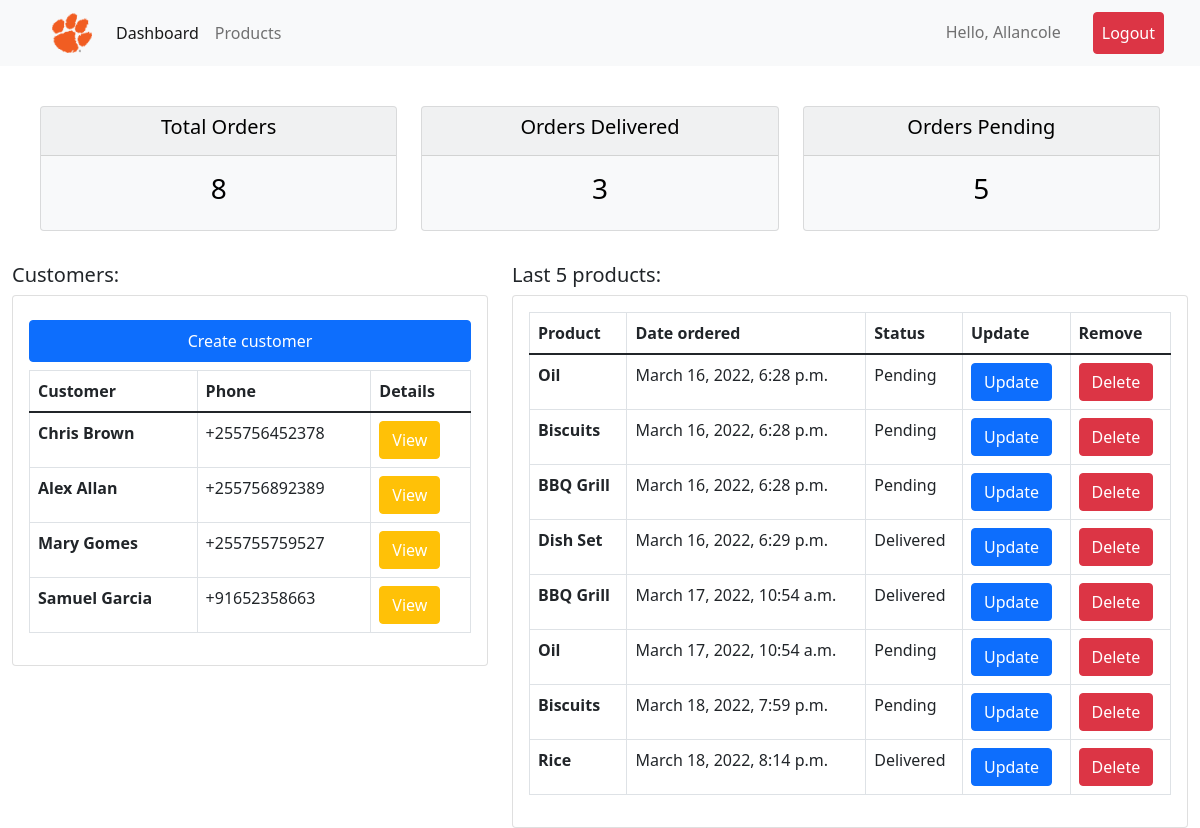
The app's page / (signed in) with its own data.
### accounts/models.py (models this page shows, shortened)
class Customer(models.Model):
    user = models.OneToOneField(User, null=True, blank=True, on_delete=models.CASCADE)
    name = models.CharField(max_length=200, null=True)
    phone = models.CharField(max_length=200, null=True)
    email = models.EmailField(max_length=200, unique=True, null=True)
    profile_pic = models.ImageField(default="user-1.png", null=True, blank=True)
    date_created = models.DateTimeField(auto_now_add=True, null=True )

class Order(models.Model):
    STATUS = (
        ('Pending', 'Pending'),
        ('Out for delivery', 'Out for delivery'),
        ('Delivered', 'Delivered'),
    )
    customer = models.ForeignKey(Customer, on_delete=models.CASCADE, null=True)
    product = models.ForeignKey(Product, on_delete=models.CASCADE, null=True)
    date_created = models.DateTimeField(auto_now_add=True, null=True)
    status = models.CharField(max_length=200, null=True, choices=STATUS)
    note = models.CharField(max_length=1000, null=True)

class Product(models.Model):
    CATEGORY = (
        ('Indoors', 'Indoors'),
        ('Outdoors', 'Outdoors'),
    )
    name = models.CharField(max_length=200, null=True)
    price = models.FloatField(null=True)
    category = models.CharField(max_length=200, null=True, choices=CATEGORY)
    description = models.TextField(null= True)
    date_created = models.DateTimeField(auto_now_add=True, null=True)
    tags = models.ManyToManyField(Tag)

### accounts/decorators.py (the view)
    def wrapper_func(request, *args, **kwargs):
        group = None
        if request.user.groups.exists():
            group = request.user.groups.all()[0].name
            print(group)
        if group == 'customer':
            return redirect('user-page')
        if group == 'admin':
            return view_func(request, *args, **kwargs)

### accounts/views.py (called while the page is built)
@login_required(login_url='login')
@admin_only
def home(request):
    customers = Customer.objects.all()
    orders = Order.objects.all()
    total_orders = orders.count()
    delivered = orders.filter(status='Delivered').count()
    pending = orders.filter(status='Pending').count()
    context = {
        'customers': customers,
        'orders': orders,
        'total_orders': total_orders,
        'delivered': delivered,
        'pending': pending
        }
    return render(request, 'accounts/dashboard.html', context)

### accounts/templates/accounts/dashboard.html
{% extends 'base.html' %}
{% block content %}
    <br>
    {% include 'accounts/status.html' %}
        <div class="row">
            <div class="col-md-5">
                <h5>Customers:</h5>
                <div class="card card-body">
                    <a class="btn btn-primary p-2 my-2" href="#" role="button">Create customer</a>
                    <table class="table table-bordered">
                        <thead>
                          <tr>
                            <th scope="col">Customer</th>
                            <th scope="col">Phone</th>
                            <th scope="col">Details</th>
                          </tr>
                        </thead>
                        <tbody>
                          {% for customer in customers %}
                          <tr>
                            <th scope="row">{{customer.name}}</th>
                            <td>{{customer.phone}}</td>
                            <td><a class="btn btn-warning text-white" href="{% url 'customer' customer.id %}">View</a></td>
                          </tr>
                          {% endfor %}
                        </tbody>
                      </table>
                </div>
            </div>
            <div class="col-md-7">
                <h5>Last 5 products:</h5>
                <div class="card card-body">
                <table class="table table-bordered">
                    <thead>
                      <tr>
                        <th scope="col">Product</th>
                        <th scope="col">Date ordered</th>
                        <th scope="col">Status</th>
                        <th scope="col">Update</th>
                        <th scope="col">Remove</th>
                      </tr>
                    </thead>
                    <tbody>
                       {% for order in orders %}
                      <tr>
                        <th scope="row">{{ order.product.name }}</th>
                        <td>{{ order.date_created }}</td>
                        <td>{{ order.status }}</td>
                        <td><a class="btn btn-primary" href="{% url 'update-order' order.id %}" role="button">Update</a></td>
                        <td><a class="btn btn-danger" href="{% url 'delete-order' order.id %}" role="button">Delete</a></td>
                      </tr>
                      {% endfor %}
                    </tbody>
                  </table>
                </div>
            </div>
        </div>
{% endblock content %}

### templates/components/navbar.html (shortened to what this page needs)
{% load static %}
<nav class="navbar navbar-expand-lg navbar-light bg-light">
    <div class="container-fluid">
      <a class="navbar-brand" href="{% url 'home' %}"><img class="logo" src="{% static 'images/logo.png' %}" alt=""></a>
      <div class="collapse navbar-collapse me-auto" id="navbarNav">
        <ul class="navbar-nav">
          {% if request.user.is_staff %}
          <li class="nav-item">
            <a class="nav-link active" aria-current="page" href="{% url 'home' %}">Dashboard</a>
          </li>
          <li class="nav-item">
            <a class="nav-link" href="{% url 'product' %}">Products</a>
          </li>
          {% elif request.user.is_authenticated %}
          <li class="nav-item">
            <a class="nav-link" href="{% url 'accounts-page' %}">Settings</a>
          </li>
          {% endif %}
        </ul>
        {% if request.user.is_authenticated %}
        <ul class="navbar-nav ms-auto">
          <li class="nav-item me-auto">
            <a class="nav-link" href="#">Hello, {{ request.user.username|capfirst }}</a>
          </li>
          <li class="nav-item px-4 me-auto">
            <a class="nav-link btn btn-danger text-white" href="{% url 'logout' %}">Logout</a>
          </li>
        </ul>
        {% endif %}
      </div>
    </div>
</nav>

### static/css/main.css (style rules this page uses)
.logo { width: 2em; height: 2em; margin-left: 2em; }

### records on screen
Customer: name "Chris Brown", phone "+255756452378"
Customer: name "Alex Allan", phone "+255756892389"
Customer: name "Mary Gomes", phone "+255755759527"
Customer: name "Samuel Garcia", phone "+91652358663"
Order: product.name "Oil", date_created "March 16, 2022, 6:28 p.m.", status "Pending"
Order: product.name "Biscuits", date_created "March 16, 2022, 6:28 p.m.", status "Pending"
Order: product.name "BBQ Grill", date_created "March 16, 2022, 6:28 p.m.", status "Pending"
Order: product.name "Dish Set", date_created "March 16, 2022, 6:29 p.m.", status "Delivered"
Order: product.name "BBQ Grill", date_created "March 17, 2022, 10:54 a.m.", status "Delivered"
Order: product.name "Oil", date_created "March 17, 2022, 10:54 a.m.", status "Pending"
Order: product.name "Biscuits", date_created "March 18, 2022, 7:59 p.m.", status "Pending"
Order: product.name "Rice", date_created "March 18, 2022, 8:14 p.m.", status "Delivered"

### other values on screen
{{ request.user.username|capfirst }} "Allancole"
{{ total_orders }} "8"
{{ delivered }} "3"
{{ pending }} "5"
